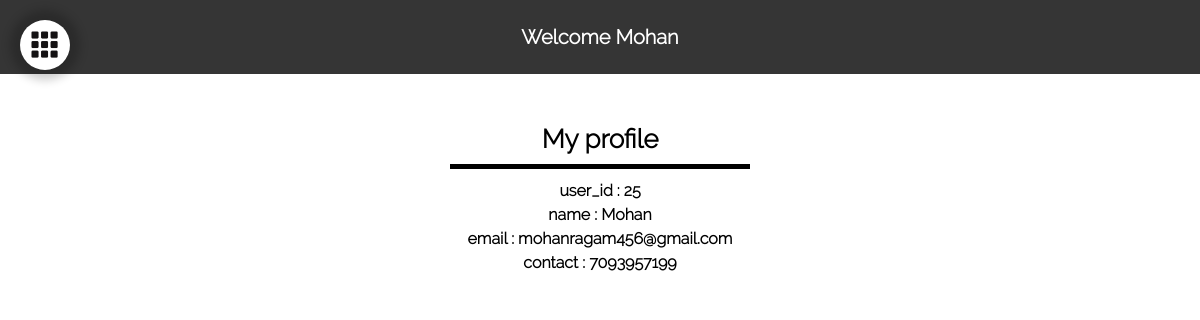
The app's page /our-smart-city/citizen.php?nav=profile (signed in) with its own data.
### tables this page shows
CREATE TABLE `users` (
  `user_id` int(11) NOT NULL,
  `name` varchar(50) NOT NULL,
  `email` varchar(100) NOT NULL,
  `contact` varchar(10) NOT NULL,
  `password` varchar(256) NOT NULL
);

### our-smart-city/citizen.php (the view, shortened to what this page needs)
<!DOCTYPE html>
<head>
	<link rel="stylesheet" type="text/css" href="main.css"/>
	<link rel="stylesheet" type="text/css" href="homes.css"/>
</head>
<body>
		<div class="menu-icon">
			<img src="icons/menu-before.jpg" id="menu-icon1" class="menu"/>
		</div>
	<p class="main">Welcome <?php echo $_SESSION['name']?></p>
	<div class="frame flex-container" name="a">
					<?php
						require("connection.php");
					?>
		<section id="profile" class="home-view">
			<div align="center">
				<p class="popupHeader" style="border-bottom-color: black;margin-bottom: 10px;">My profile</p>
			</div>
			<?php
				$sql="SELECT * FROM ".$_SESSION['user_type']."s WHERE ".$_SESSION['user_type']."_id=".$_SESSION['id'];
				$result = $mysqli->query($sql);
				if ($result && $result->num_rows > 0) {
				  $row = $result->fetch_assoc();
				  foreach($row as $field => $value){
				  	if($field=="password"){
				  		continue;
				  	}
				  	if($value){
				  		echo "<p>".$field." : ".$value."</p>";
				  	}
				  }
				} else {
				  echo "Something error occured while accessing your profile";
				}
			?>
		</section>
	</div>
</body>

### our-smart-city/main.css (style rules this page uses)
* { font-family: Raleway; box-sizing:border-box; margin:0; font-weight: 1000; }
body { overflow-x: hidden; }
.flex-container { display: flex; flex-wrap:wrap; justify-content: space-around; align-items: center; text-align: center; line-height: 1.5; }
.popupHeader { font-size: 26px; margin-top: 20px; border-bottom: 5px solid rgb(255, 255, 255); padding-bottom: 5px; width: 300px; }

### our-smart-city/homes.css (style rules this page uses)
* { margin:0; box-sizing: border-box; }
.menu { margin:11px; }
#menu-icon1 { width:27px; height:27px; }
.menu { position: fixed; }
.menu-icon { margin:20px; width:50px; height:50px; border-radius:50%; background-color: white; box-shadow:0 0 10px 10px rgba(0,0,0,0.2); z-index: 3; position: fixed; }
.frame { border:0; width:100%; height: 90%; top:74px; z-index: -2; }
.main { position: fixed; top: 0; font-size:20px; position:fixed; width:100%; text-align:center; color:white; background-color:#353535; padding:25px; z-index:2; }
.home-view { display: none; margin-top:100px; }

### records on screen
users: user_id "25", name "Mohan", email "mohanragam456@gmail.com", contact "7093957199"

### other values on screen
$_SESSION['name'] "Mohan"
$field "user_id"
$field "name"
$field "email"
$field "contact"
